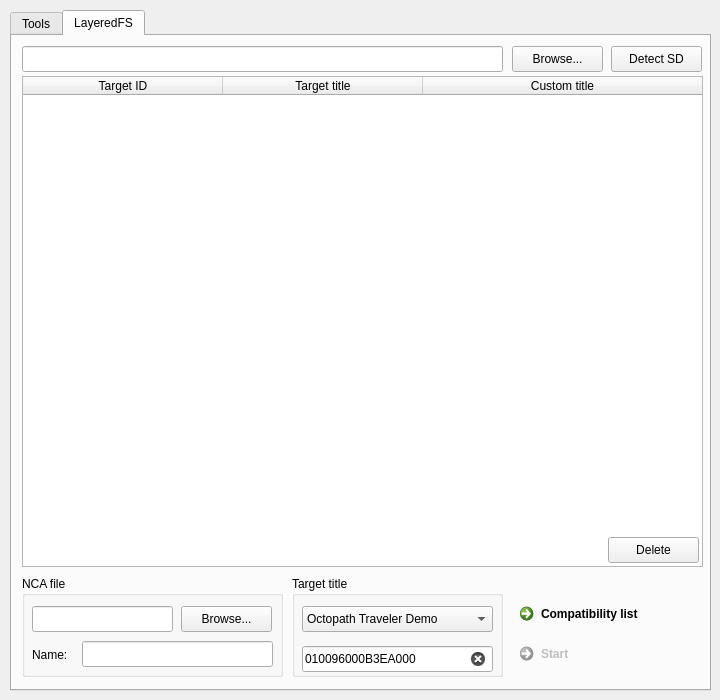
<?xml version="1.0" encoding="UTF-8"?>
<ui version="4.0">
 <class>MainWindow</class>
 <widget class="QMainWindow" name="MainWindow">
  <property name="geometry">
   <rect>
    <x>0</x>
    <y>0</y>
    <width>720</width>
    <height>700</height>
   </rect>
  </property>
  <property name="minimumSize">
   <size>
    <width>720</width>
    <height>700</height>
   </size>
  </property>
  <property name="maximumSize">
   <size>
    <width>720</width>
    <height>700</height>
   </size>
  </property>
  <property name="windowTitle">
   <string>Title Switch</string>
  </property>
  <widget class="QWidget" name="centralWidget">
   <widget class="QTabWidget" name="tabWidget">
    <property name="geometry">
     <rect>
      <x>10</x>
      <y>10</y>
      <width>701</width>
      <height>681</height>
     </rect>
    </property>
    <property name="currentIndex">
     <number>1</number>
    </property>
    <widget class="QWidget" name="tab_settings">
     <attribute name="icon">
      <iconset theme="settings-configure">
       <normaloff>.</normaloff>.</iconset>
     </attribute>
     <attribute name="title">
      <string>Tools</string>
     </attribute>
     <widget class="QGroupBox" name="groupBox_settings_tools">
      <property name="geometry">
       <rect>
        <x>230</x>
        <y>160</y>
        <width>231</width>
        <height>261</height>
       </rect>
      </property>
      <property name="title">
       <string>Tools</string>
      </property>
      <widget class="QCommandLinkButton" name="commandLinkButton_settings_tools_makekeystxt">
       <property name="geometry">
        <rect>
         <x>10</x>
         <y>30</y>
         <width>211</width>
         <height>41</height>
        </rect>
       </property>
       <property name="text">
        <string>Create keys.txt</string>
       </property>
      </widget>
      <widget class="QCommandLinkButton" name="commandLinkButton_settings_tools_xci2nca">
       <property name="geometry">
        <rect>
         <x>10</x>
         <y>80</y>
         <width>211</width>
         <height>41</height>
        </rect>
       </property>
       <property name="text">
        <string>Convert XCI → NCA</string>
       </property>
      </widget>
      <widget class="QCommandLinkButton" name="commandLinkButton_settings_tools_fusee_gelee">
       <property name="enabled">
        <bool>false</bool>
       </property>
       <property name="geometry">
        <rect>
         <x>10</x>
         <y>130</y>
         <width>211</width>
         <height>41</height>
        </rect>
       </property>
       <property name="text">
        <string>Start Fusée Gelée</string>
       </property>
      </widget>
     </widget>
    </widget>
    <widget class="QWidget" name="tab_layeredfs">
     <attribute name="title">
      <string>LayeredFS</string>
     </attribute>
     <widget class="QCommandLinkButton" name="commandLinkButton_layeredfs_compatibility">
      <property name="geometry">
       <rect>
        <x>500</x>
        <y>560</y>
        <width>191</width>
        <height>41</height>
       </rect>
      </property>
      <property name="text">
       <string>Compatibility list</string>
      </property>
     </widget>
     <widget class="QGroupBox" name="groupBox_layeredfs_target">
      <property name="geometry">
       <rect>
        <x>280</x>
        <y>540</y>
        <width>211</width>
        <height>101</height>
       </rect>
      </property>
      <property name="title">
       <string>Target title</string>
      </property>
      <widget class="QComboBox" name="comboBox_layeredfs_target_titleid">
       <property name="geometry">
        <rect>
         <x>10</x>
         <y>30</y>
         <width>191</width>
         <height>26</height>
        </rect>
       </property>
       <property name="currentIndex">
        <number>6</number>
       </property>
       <item>
        <property name="text">
         <string>Custom...</string>
        </property>
       </item>
       <item>
        <property name="text">
         <string>BlazBlue</string>
        </property>
        <property name="icon">
         <iconset resource="resources.qrc">
          <normaloff>:/icons/title/res/blazblue.webp</normaloff>:/icons/title/res/blazblue.webp</iconset>
        </property>
       </item>
       <item>
        <property name="text">
         <string>Fallout Shelter</string>
        </property>
        <property name="icon">
         <iconset resource="resources.qrc">
          <normaloff>:/icons/title/res/fallout_shelter.webp</normaloff>:/icons/title/res/fallout_shelter.webp</iconset>
        </property>
       </item>
       <item>
        <property name="text">
         <string>Fortnite</string>
        </property>
        <property name="icon">
         <iconset resource="resources.qrc">
          <normaloff>:/icons/title/res/fortnite.webp</normaloff>:/icons/title/res/fortnite.webp</iconset>
        </property>
       </item>
       <item>
        <property name="text">
         <string>Hulu</string>
        </property>
        <property name="icon">
         <iconset resource="resources.qrc">
          <normaloff>:/icons/title/res/hulu.webp</normaloff>:/icons/title/res/hulu.webp</iconset>
        </property>
       </item>
       <item>
        <property name="text">
         <string>Kitten Squad</string>
        </property>
        <property name="icon">
         <iconset resource="resources.qrc">
          <normaloff>:/icons/title/res/kitten_squad.webp</normaloff>:/icons/title/res/kitten_squad.webp</iconset>
        </property>
       </item>
       <item>
        <property name="text">
         <string>Octopath Traveler Demo</string>
        </property>
        <property name="icon">
         <iconset resource="resources.qrc">
          <normaloff>:/icons/title/res/octopath_traveler.webp</normaloff>:/icons/title/res/octopath_traveler.webp</iconset>
        </property>
       </item>
       <item>
        <property name="text">
         <string>Pac-Man Vs.</string>
        </property>
        <property name="icon">
         <iconset resource="resources.qrc">
          <normaloff>:/icons/title/res/pac-man.webp</normaloff>:/icons/title/res/pac-man.webp</iconset>
        </property>
       </item>
       <item>
        <property name="text">
         <string>Pinball FX3</string>
        </property>
        <property name="icon">
         <iconset resource="resources.qrc">
          <normaloff>:/icons/title/res/pinball_fx3.webp</normaloff>:/icons/title/res/pinball_fx3.webp</iconset>
        </property>
       </item>
       <item>
        <property name="text">
         <string>Pokémon Quest</string>
        </property>
        <property name="icon">
         <iconset resource="resources.qrc">
          <normaloff>:/icons/title/res/pokemon_quest.webp</normaloff>:/icons/title/res/pokemon_quest.webp</iconset>
        </property>
       </item>
       <item>
        <property name="text">
         <string>Stern Pinball Arcade</string>
        </property>
        <property name="icon">
         <iconset resource="resources.qrc">
          <normaloff>:/icons/title/res/stern_pinball_arcade.webp</normaloff>:/icons/title/res/stern_pinball_arcade.webp</iconset>
        </property>
       </item>
       <item>
        <property name="text">
         <string>The Pinball Arcade</string>
        </property>
        <property name="icon">
         <iconset resource="resources.qrc">
          <normaloff>:/icons/title/res/the_pinball_arcade.webp</normaloff>:/icons/title/res/the_pinball_arcade.webp</iconset>
        </property>
       </item>
      </widget>
      <widget class="QLineEdit" name="lineEdit_layeredfs_target_titleid">
       <property name="geometry">
        <rect>
         <x>10</x>
         <y>70</y>
         <width>191</width>
         <height>26</height>
        </rect>
       </property>
       <property name="inputMask">
        <string>HHHHHHHHHHHHHHHH</string>
       </property>
       <property name="text">
        <string>010096000B3EA000</string>
       </property>
       <property name="maxLength">
        <number>16</number>
       </property>
       <property name="clearButtonEnabled">
        <bool>true</bool>
       </property>
      </widget>
     </widget>
     <widget class="QCommandLinkButton" name="commandLinkButton_layeredfs_start">
      <property name="enabled">
       <bool>false</bool>
      </property>
      <property name="geometry">
       <rect>
        <x>500</x>
        <y>600</y>
        <width>191</width>
        <height>41</height>
       </rect>
      </property>
      <property name="text">
       <string>Start</string>
      </property>
     </widget>
     <widget class="QGroupBox" name="groupBox_layeredfs_infile">
      <property name="geometry">
       <rect>
        <x>10</x>
        <y>540</y>
        <width>261</width>
        <height>101</height>
       </rect>
      </property>
      <property name="title">
       <string>NCA file</string>
      </property>
      <widget class="QLineEdit" name="lineEdit_layeredfs_infile_file">
       <property name="geometry">
        <rect>
         <x>10</x>
         <y>30</y>
         <width>141</width>
         <height>26</height>
        </rect>
       </property>
      </widget>
      <widget class="QPushButton" name="pushButton_layeredfs_infile_browse">
       <property name="geometry">
        <rect>
         <x>159</x>
         <y>30</y>
         <width>91</width>
         <height>26</height>
        </rect>
       </property>
       <property name="text">
        <string>Browse...</string>
       </property>
       <property name="icon">
        <iconset theme="folder">
         <normaloff>.</normaloff>.</iconset>
       </property>
      </widget>
      <widget class="QLabel" name="label_layeredfs_infile_name">
       <property name="geometry">
        <rect>
         <x>10</x>
         <y>70</y>
         <width>51</width>
         <height>18</height>
        </rect>
       </property>
       <property name="text">
        <string>Name:</string>
       </property>
      </widget>
      <widget class="QLineEdit" name="lineEdit_layeredfs_infile_name">
       <property name="geometry">
        <rect>
         <x>60</x>
         <y>65</y>
         <width>191</width>
         <height>26</height>
        </rect>
       </property>
      </widget>
     </widget>
     <widget class="QTableWidget" name="tableWidget_layeredfs_folders">
      <property name="geometry">
       <rect>
        <x>10</x>
        <y>40</y>
        <width>681</width>
        <height>491</height>
       </rect>
      </property>
      <property name="editTriggers">
       <set>QAbstractItemView::NoEditTriggers</set>
      </property>
      <property name="selectionMode">
       <enum>QAbstractItemView::SingleSelection</enum>
      </property>
      <attribute name="horizontalHeaderDefaultSectionSize">
       <number>200</number>
      </attribute>
      <attribute name="horizontalHeaderStretchLastSection">
       <bool>true</bool>
      </attribute>
      <attribute name="verticalHeaderVisible">
       <bool>false</bool>
      </attribute>
      <column>
       <property name="text">
        <string>Target ID</string>
       </property>
      </column>
      <column>
       <property name="text">
        <string>Target title</string>
       </property>
      </column>
      <column>
       <property name="text">
        <string>Custom title</string>
       </property>
      </column>
     </widget>
     <widget class="QPushButton" name="pushButton_layeredfs_delete">
      <property name="geometry">
       <rect>
        <x>596</x>
        <y>501</y>
        <width>91</width>
        <height>26</height>
       </rect>
      </property>
      <property name="toolTip">
       <string>Delete</string>
      </property>
      <property name="text">
       <string>Delete</string>
      </property>
      <property name="icon">
       <iconset theme="delete">
        <normaloff>.</normaloff>.</iconset>
      </property>
      <property name="iconSize">
       <size>
        <width>16</width>
        <height>16</height>
       </size>
      </property>
     </widget>
     <widget class="QPushButton" name="pushButton_autodetect">
      <property name="geometry">
       <rect>
        <x>599</x>
        <y>10</y>
        <width>91</width>
        <height>26</height>
       </rect>
      </property>
      <property name="text">
       <string>Detect SD</string>
      </property>
      <property name="icon">
       <iconset theme="media-flash-sd-mmc">
        <normaloff>.</normaloff>.</iconset>
      </property>
     </widget>
     <widget class="QPushButton" name="pushButton_layeredfs_browse">
      <property name="geometry">
       <rect>
        <x>500</x>
        <y>10</y>
        <width>91</width>
        <height>26</height>
       </rect>
      </property>
      <property name="text">
       <string>Browse...</string>
      </property>
      <property name="icon">
       <iconset theme="folder">
        <normaloff>.</normaloff>.</iconset>
      </property>
     </widget>
     <widget class="QLineEdit" name="lineEdit_layeredfs_path">
      <property name="geometry">
       <rect>
        <x>10</x>
        <y>10</y>
        <width>481</width>
        <height>26</height>
       </rect>
      </property>
      <property name="readOnly">
       <bool>true</bool>
      </property>
     </widget>
    </widget>
   </widget>
   <widget class="QLabel" name="hourglass">
    <property name="geometry">
     <rect>
      <x>0</x>
      <y>0</y>
      <width>720</width>
      <height>700</height>
     </rect>
    </property>
    <property name="text">
     <string/>
    </property>
    <property name="alignment">
     <set>Qt::AlignCenter</set>
    </property>
   </widget>
   <zorder>hourglass</zorder>
   <zorder>tabWidget</zorder>
  </widget>
 </widget>
 <layoutdefault spacing="6" margin="11"/>
 <resources>
  <include location="resources.qrc"/>
 </resources>
 <connections/>
</ui>
